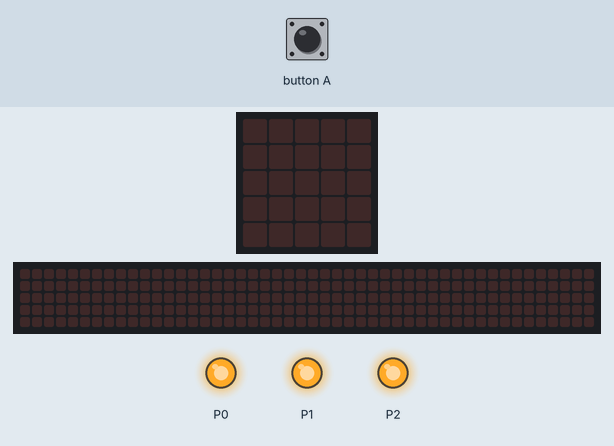
Recording of a program running on a simulated BBC micro:bit (MakeCode). Parts: the board's 5×5 LED display, a strip that is not on the board, showing the scrolling text unrolled, output pins drawn as LEDs (lit = HIGH). The inputs (shaded band) are chosen by the test bench. The 48×5 strip is a reading aid, not a part: it shows the text the display is scrolling, unrolled, one strip-width of it at a time.

Above: at 1.2 s.
1.3 s: button A pressed for 1 s
At 5.97 s:
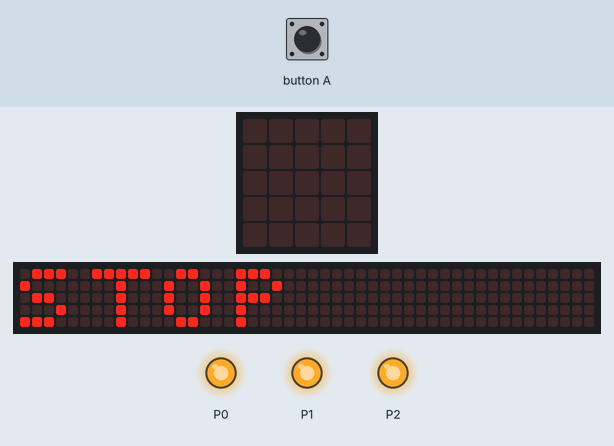
7.3 s: button A pressed for 3.2 s
At 7.82 s:
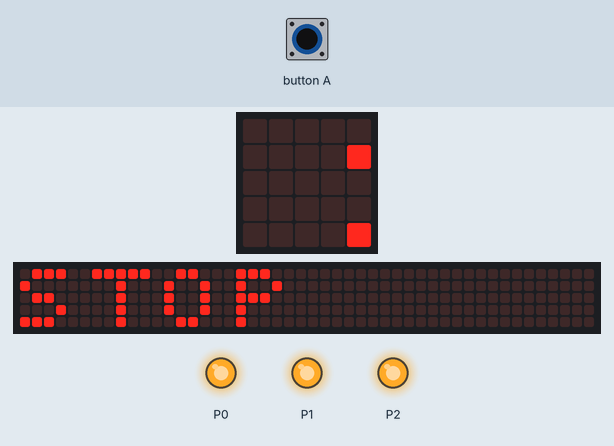
12.0 s: button A pressed for 0.2 s
At 12.59 s:
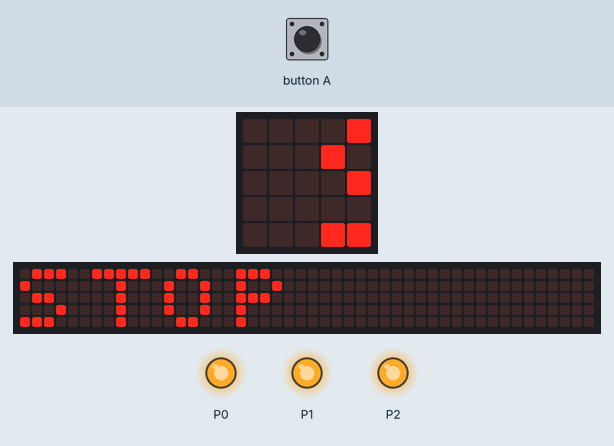
Timing chart, 0 to 15.0 s (numbered marks = the images above; inputs shaded):
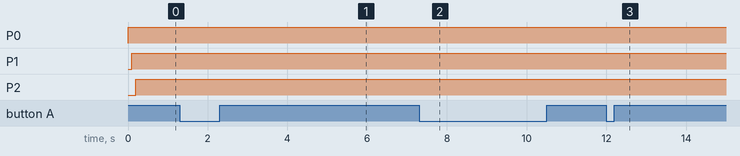

Measured:
- after the input at 1.3 s, the display: changes after 0.40 s (image 1)
- after the input at 7.3 s, the display: first changes after 0.30 s (image 2 shows a later state)
- what the display in image 1 shows lasts 0.4 s, from 5.8 s to 6.2 s

The program:

main.ts
```typescript
basic.forever(function () {
    if (input.buttonIsPressed(Button.A) || input.buttonIsPressed(Button.A)) {
        Kitronik_STOPbit.trafficLightLED(Kitronik_STOPbit.LightColours.Red, Kitronik_STOPbit.DisplayLights.On)
        basic.pause(100)
        basic.showString("STOP")
    } else {
        Kitronik_STOPbit.trafficLightLED(Kitronik_STOPbit.LightColours.Red, Kitronik_STOPbit.DisplayLights.On)
        basic.pause(100)
        Kitronik_STOPbit.trafficLightLED(Kitronik_STOPbit.LightColours.Yellow, Kitronik_STOPbit.DisplayLights.On)
        basic.pause(100)
        Kitronik_STOPbit.trafficLightLED(Kitronik_STOPbit.LightColours.Green, Kitronik_STOPbit.DisplayLights.On)
        basic.pause(100)
    }
})
```

test.ts
```typescript
// les tests vont ici ; cela ne sera pas compilé si ce paquet est utilisé en tant qu'extension.
```
